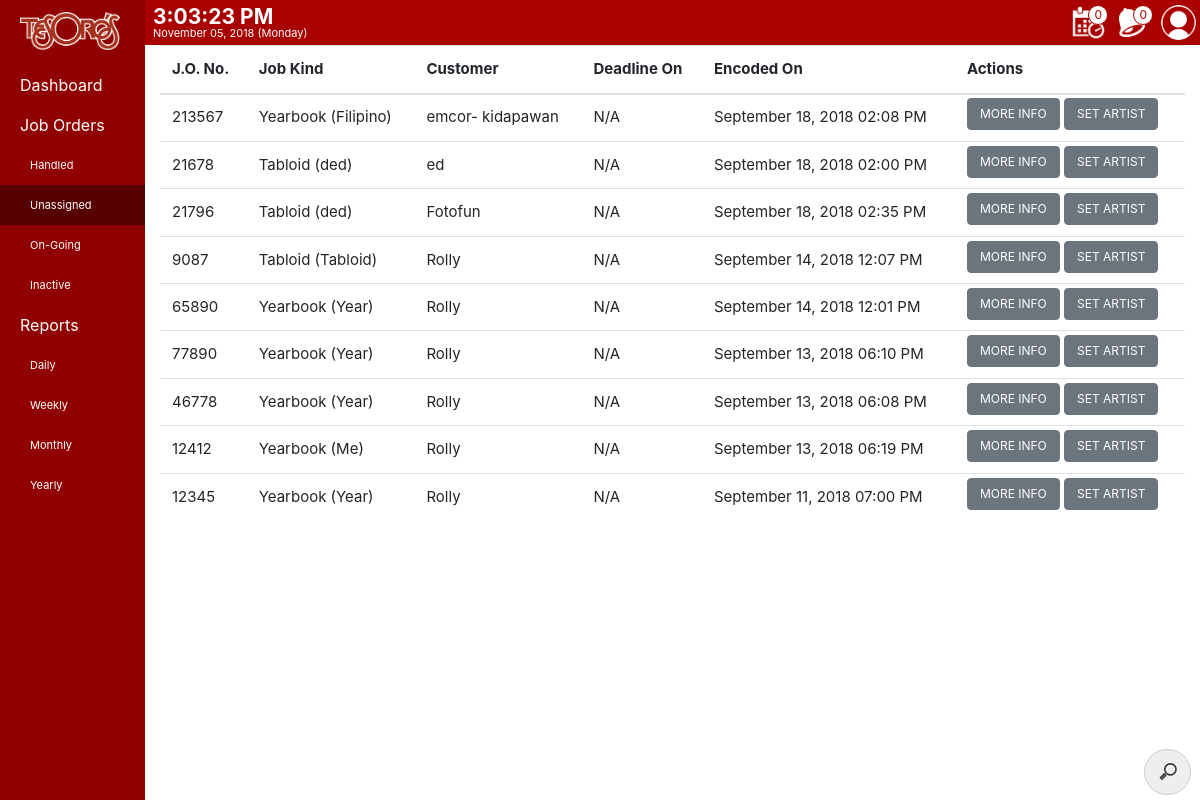
The app's page /views/users/ob/all_jobs.php?jobs=uajo (signed in), older data.
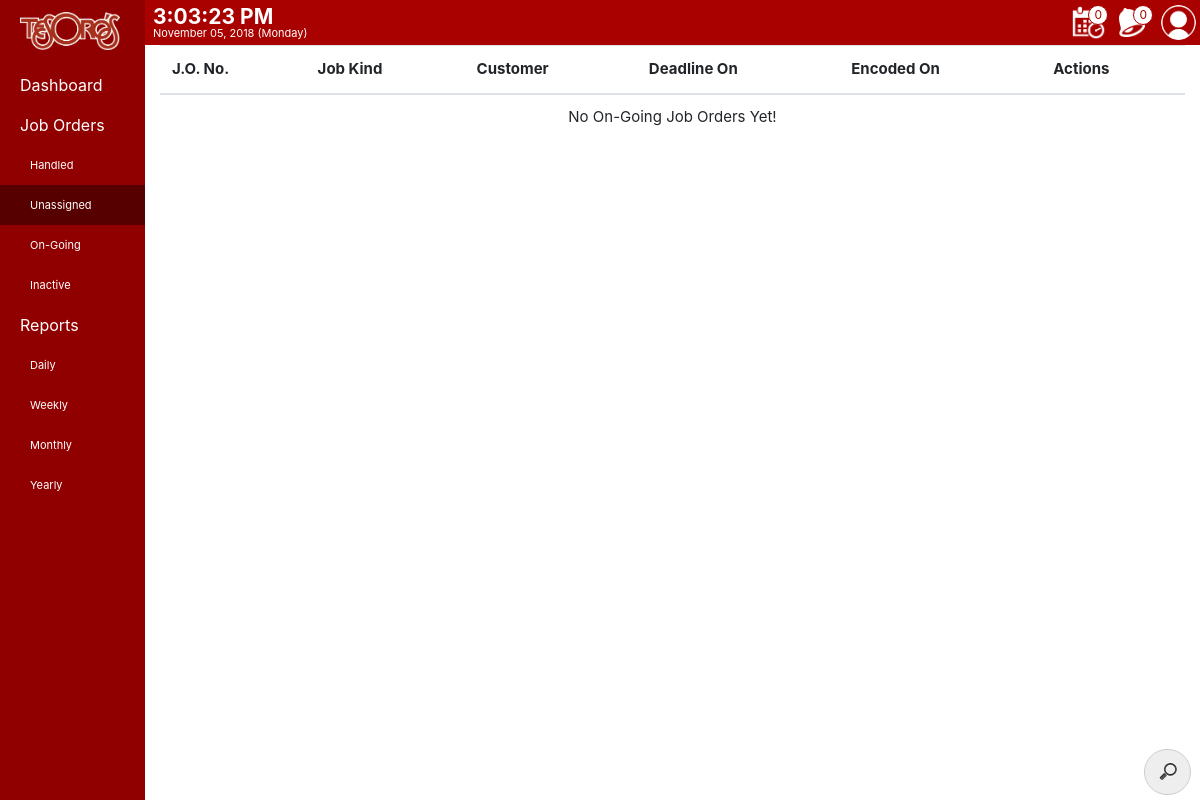
The same page, newer data.
### tables this page shows
CREATE TABLE `jo` (
  `job_no` int(11) NOT NULL,
  `job_kind` int(11) NOT NULL,
  `agent` int(11) NOT NULL,
  `artist` int(11) DEFAULT NULL,
  `artist_assigned_by` int(11) DEFAULT NULL,
  `artist_assigned_on` datetime DEFAULT NULL,
  `cover` int(11) DEFAULT NULL,
  `cover_updated_by` int(11) DEFAULT NULL,
  `cover_updated_on` datetime DEFAULT NULL,
  `color` int(11) DEFAULT NULL,
  `materials` int(11) DEFAULT NULL,
  `size` int(11) DEFAULT NULL,
  `printing` int(11) DEFAULT NULL,
  `payment` int(11) DEFAULT NULL,
  `description` text NOT NULL,
  `customer` text NOT NULL,
  `pages` text NOT NULL,
  `received_on` date NOT NULL,
  `deadline_on` date DEFAULT NULL,
  `encoded_by` int(11) NOT NULL,
  `encoded_on` datetime NOT NULL
);

CREATE TABLE `jo_kinds` (
  `id` int(11) NOT NULL,
  `job_type` int(11) NOT NULL,
  `job_kind` text NOT NULL,
  `updated_on` datetime NOT NULL,
  `updated_by` int(11) NOT NULL
);

### views/users/ob/jobs/uajo.php (the view, shortened to what this page needs)
<?php
	$countStat = 0;
?>
<div id="tabsJustifiedContent" class="tab-content">
	<div id="all_jobs" class="tab-pane fade active show">
		<div class="table-responsive">
			<table class="table table-hover" id="myTable">
				<thead>
					<tr>
						<th>J.O. No.</th>
						<th>Job Kind</th>
						<th>Customer</th>
						<th>Deadline On</th>
						<th>Encoded On</th>
						<th>Actions</th>
					</tr>
				</thead>
				<tbody><?php
					$sql_query="SELECT a.job_no,a.description,a.customer,a.pages,a.artist,a.deadline_on,a.encoded_on,b.job_kind,c.firstname AS 'arf',c.lastname AS 'arl',d.firstname AS 'crf',d.lastname AS 'crl' FROM jo a LEFT JOIN jo_kinds b ON a.job_kind=b.id LEFT JOIN users_list c ON a.artist=c.id LEFT JOIN users_list d ON a.cover=d.id WHERE b.job_type!=2 ORDER BY a.encoded_on DESC";
					$result_set=mysqli_query($conn,$sql_query);
					if(mysqli_num_rows($result_set)>0){
						while($jo=mysqli_fetch_assoc($result_set)){?>
							<tr><?php
								if($jo['artist']==NULL){?>
									<td><?php echo $jo['job_no'];?></td>
									<td><?php
										if($jo['description']!=NULL){
											echo $jo['job_kind']." (".$jo['description'].")";
										}else{
											echo $jo['job_kind'];
										}?>
									</td>
									<td><?php echo $jo['customer'];?></td>
									<td><?php
										if($jo['deadline_on']!=NULL){
											echo date('F d, Y',strtotime($jo['deadline_on']));
										}else{
											echo "N/A";
										}?>
									</td>
									<td><?php echo date('F d, Y h:s A',strtotime($jo['encoded_on']));?></td>
									<td>
										<div style="margin: -10px 0px; ">
											<button class="btn btn-secondary" onclick="view('<?php echo $jo['job_no'];?>')" style="font-size: 12px; margin-top: 2px; ">
												MORE INFO
											</button>
											<button class="btn btn-secondary" onclick="set_ar('<?php echo $jo['job_no']; ?>')" style="font-size: 12px; margin-top: 2px;">
												SET ARTIST
											</button>
										</div>
									</td><?php
									$countStat++;
								}?>
							</tr><?php
						}
						if($countStat==0){?>
							<td colspan="8" style="text-align: center;">
								No On-Going Job Orders Yet!
							</td><?php
						}
					}?>
				</tbody>
			</table>
		</div>
	</div>
</div>

Row changes from the older to the newer data that the page shows:
removed jo: job_no "213567", job_kind.job_kind "Yearbook", description "Filipino", customer "emcor- kidapawan", shows "N/A", encoded_on "September 18, 2018 02:08 PM"
removed jo: job_no "21678", job_kind.job_kind "Tabloid", description "ded", customer "ed", shows "N/A", encoded_on "September 18, 2018 02:00 PM"
removed jo: job_no "21796", job_kind.job_kind "Tabloid", description "ded", customer "Fotofun", shows "N/A", encoded_on "September 18, 2018 02:35 PM"
removed jo: job_no "9087", job_kind.job_kind "Tabloid", description "Tabloid", customer "Rolly", shows "N/A", encoded_on "September 14, 2018 12:07 PM"
removed jo: job_no "65890", job_kind.job_kind "Yearbook", description "Year", customer "Rolly", shows "N/A", encoded_on "September 14, 2018 12:01 PM"
removed jo: job_no "77890", job_kind.job_kind "Yearbook", description "Year", customer "Rolly", shows "N/A", encoded_on "September 13, 2018 06:10 PM"
removed jo: job_no "46778", job_kind.job_kind "Yearbook", description "Year", customer "Rolly", shows "N/A", encoded_on "September 13, 2018 06:08 PM"
removed jo: job_no "12412", job_kind.job_kind "Yearbook", description "Me", customer "Rolly", shows "N/A", encoded_on "September 13, 2018 06:19 PM"
no longer on this page (row edited): jo: job_no "12345", job_kind.job_kind "Yearbook", description "Year", customer "Rolly", shows "N/A", encoded_on "September 11, 2018 07:00 PM"
Text that changed along with them:
text now shown: "No On-Going Job Orders Yet!"
